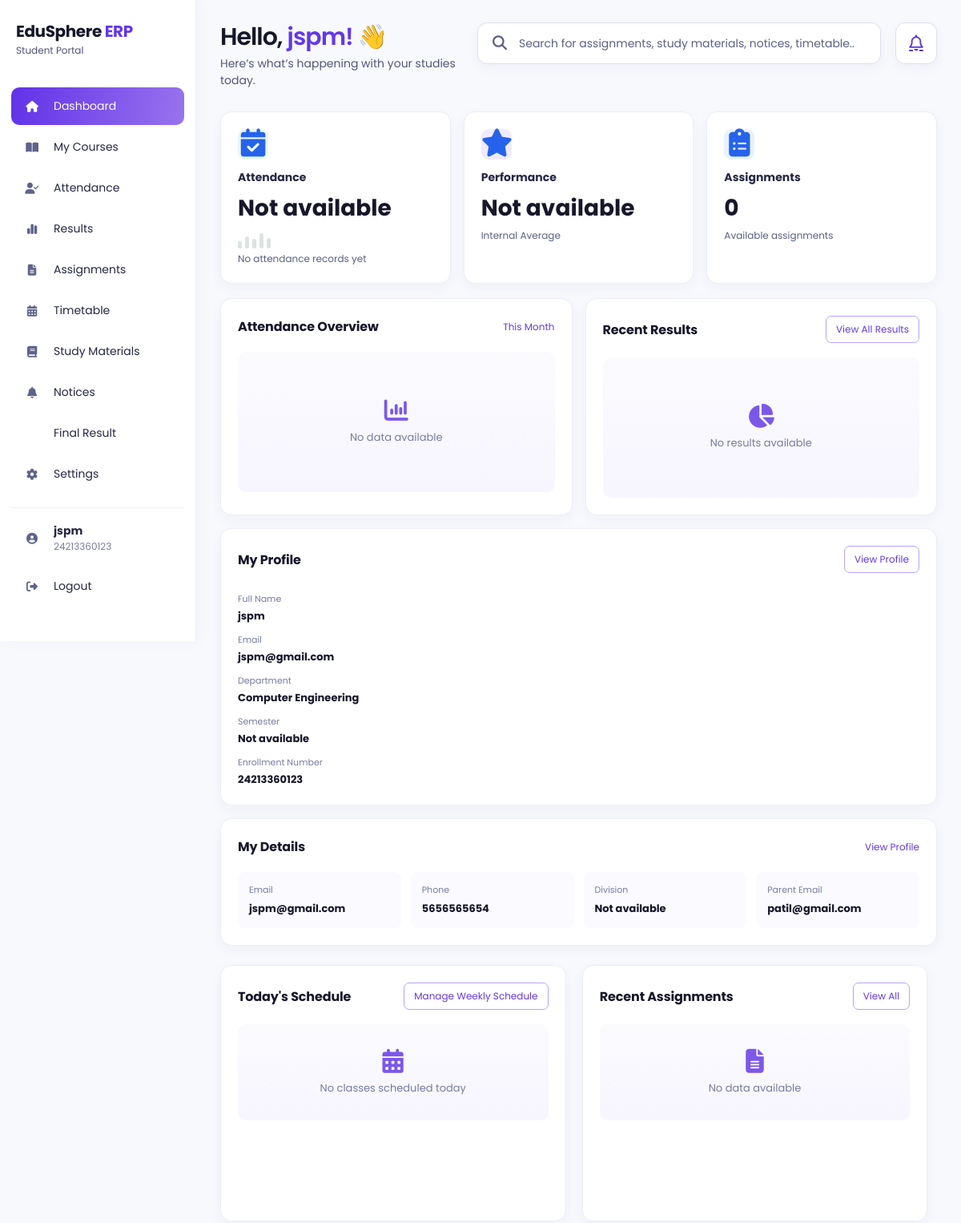
The app's page /student (signed in, upper part), older data.
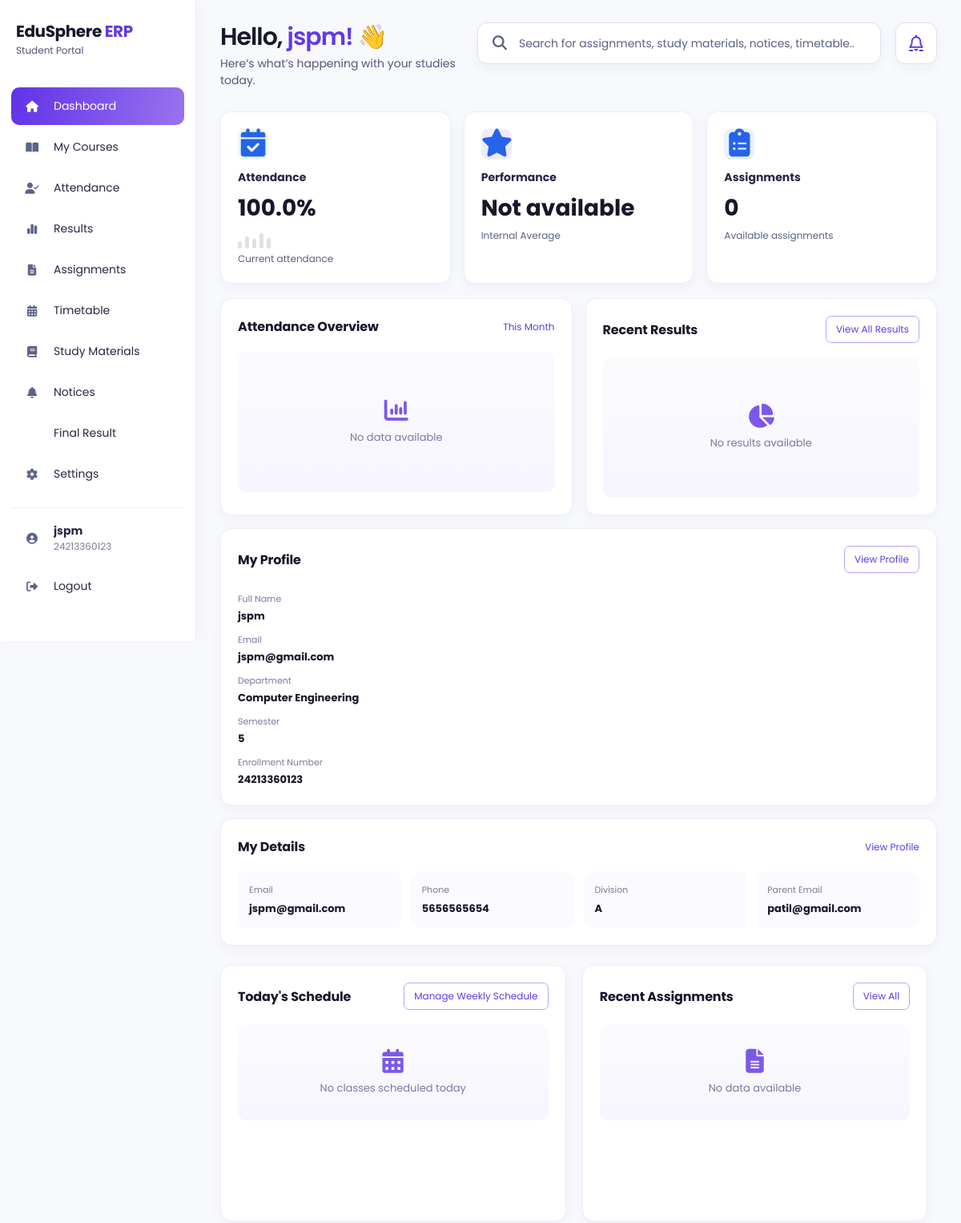
The same page, newer data.
### models/student.py (models this page shows)
class Student(db.Model):
    __tablename__ = "students"
    id = db.Column(
        db.Integer,
        primary_key=True
    )
    user_id = db.Column(
        db.Integer,
        db.ForeignKey("users.id"),
        nullable=False
    )
    roll_no = db.Column(
        db.String(20),
        unique=True,
        nullable=True
    )
    department = db.Column(
        db.String(50),
        nullable=True
    )
    semester = db.Column(
        db.Integer,
        nullable=True
    )
    division = db.Column(
        db.String(10),
        nullable=True
    )
    parent_email = db.Column(
        db.String(120),
        nullable=True
    )
    phone = db.Column(
        db.String(20),
        nullable=True
    )

### app.py (the view, shortened to what this page needs)
@app.route("/student")
def student():
    user, student_profile = get_current_student_profile()
    if not user:
        flash("Access denied!")
        return redirect(
            url_for("login")
        )
    assignment_query = AcademicMaterial.query.filter_by(
        material_type="Assignment",
        department=student_profile.department,
    )
    pending_assignment_count = assignment_query.count()
    today = datetime.today()
    today_schedule = get_student_schedule_for_day(user.id, today.weekday())
    available_subjects = get_department_subjects(student_profile.department)
    assignment_query = AcademicMaterial.query.filter_by(
        material_type="Assignment",
        department=student_profile.department,
    )
    if available_subjects:
        assignment_query = assignment_query.filter(
            AcademicMaterial.subject.in_(available_subjects)
        )
    recent_assignments = assignment_query.order_by(
        AcademicMaterial.uploaded_at.desc()
    ).limit(5).all()
    calendar_events = AcademicMaterial.query.filter_by(
        material_type="Academic Calendar",
        department=student_profile.department,
    ).order_by(AcademicMaterial.uploaded_at.desc()).all()
    unread_notification_count = StudentNotification.query.filter_by(
        student_user_id=user.id,
    ).filter(StudentNotification.read_at.is_(None)).count()
    today_lectures = WeeklySchedule.query.filter(
        WeeklySchedule.day_of_week == datetime.today().weekday(),
        WeeklySchedule.student_user_id == user.id,
        func.lower(func.trim(WeeklySchedule.teacher)) == user.full_name.strip().lower(),
    ).order_by(WeeklySchedule.start_time).all()
    attendance_overall = get_attendance_summary(user.id)[1]
    internal_results = StudentResult.query.filter_by(student_user_id=user.id, is_internal=True).all()
    internal_percentages = []
    for result in internal_results:
        try:
            if result.out_of_marks and float(result.out_of_marks) > 0:
                internal_percentages.append(float(result.marks_grade) / float(result.out_of_marks) * 100)
        except (TypeError, ValueError):
            continue
    internal_average = round(sum(internal_percentages) / len(internal_percentages), 2) if internal_percentages else None
    recent_results = []
    return render_template(
        "student.html",
        current_user=user,
        student_profile=student_profile,
        pending_assignment_count=pending_assignment_count,
        attendance_percentage=attendance_overall,
        overall_gpa=f"{internal_average}%" if internal_average is not None else None,
        attendance_overview=[],
        grades_overview=[],
        recent_results=recent_results,
        today_schedule=today_schedule,
        recent_assignments=recent_assignments,
        calendar_events=calendar_events,
        calendar_year=today.year,
        calendar_month=today.strftime("%B"),
        month_grid=calendar_module.monthcalendar(today.year, today.month),
        today_day=today.day,
        unread_notification_count=unread_notification_count,
        today_lectures=today_lectures,
        active_page="dashboard"
    )

### app.py (called while the page is built)
def get_current_student_profile():
    if session.get("role") != "Student" or "user_id" not in session:
        return None, None
    user = db.session.get(User, session["user_id"])
    if not user or user.role != "Student":
        session.clear()
        return None, None
    student_profile = Student.query.filter_by(user_id=user.id).first()
    if not student_profile:
        student_profile = Student(user_id=user.id)
        db.session.add(student_profile)
        db.session.commit()
    return user, student_profile

def get_student_schedule_for_day(user_id, day_of_week=None):
    if day_of_week is None:
        day_of_week = datetime.today().weekday()
    return WeeklySchedule.query.filter(
        WeeklySchedule.student_user_id == user_id,
        WeeklySchedule.day_of_week == day_of_week,
    ).order_by(WeeklySchedule.start_time).all()

### templates/student.html (shortened to what the changed rows need)
<!DOCTYPE html>
<html lang="en">
<head>
    <link rel="stylesheet" href="{{ url_for('static', filename='css/student.css') }}">
    <link rel="stylesheet" href="{{ url_for('static', filename='css/palette.css') }}">
    <link rel="stylesheet" href="https://cdnjs.cloudflare.com/ajax/libs/font-awesome/6.6.0/css/all.min.css">
</head>
<body class="theme-{{ current_user.theme or 'light' }} accent-{{ current_user.accent_color or 'purple' }}">
<div class="sidebar">
    <div class="logo"><h2>EduSphere <span>ERP</span></h2><small>Student Portal</small></div>
</div>
<main class="main">
    <div class="topbar"><div><h1>Hello, <span>{{ current_user.full_name }}!</span> 👋</h1></div></div>
    <div class="cards">
        <a class="card stat-card attendance-card" href="{{ url_for('student_attendance') }}" aria-label="Open Attendance section"><div class="card-icon"><i class="fa-solid fa-calendar-check"></i></div><h3>Attendance</h3><h1>{{ attendance_percentage ~ '%' if attendance_percentage is not none else 'Not available' }}</h1><div class="stat-indicator" aria-label="Attendance data unavailable"><span></span><span></span><span></span><span></span><span></span></div><p>{{ 'Current attendance' if attendance_percentage is not none else 'No attendance records yet' }}</p></a>
        <a class="card stat-card" href="{{ url_for('student_results') }}" aria-label="Open Results section"><h1>{{ overall_gpa if overall_gpa is not none else 'Not available' }}</h1></a>
        <a class="card stat-card" href="{{ url_for('student_assignments') }}" aria-label="Open Assignments section"><h1>{{ pending_assignment_count }}</h1></a>
    </div>
    <div class="dashboard-grid overview-grid">
        <section class="box profile-summary"><div class="profile-summary-details"><div><small>Department</small><strong>{{ student_profile.department or 'Not available' }}</strong></div><div><small>Semester</small><strong>{{ student_profile.semester or 'Not available' }}</strong></div></div></section>
    </div>
    <section class="box details"><div class="detail-grid"><div><small>Phone</small><strong>{{ student_profile.phone or current_user.phone or 'Not available' }}</strong></div><div><small>Division</small><strong>{{ student_profile.division or 'Not available' }}</strong></div><div><small>Parent Email</small><strong>{{ student_profile.parent_email or 'Not available' }}</strong></div></div></section>
</main>
</body>
</html>

Row changes from the older to the newer data that the page shows:
changed Student "Computer Engineering": semester "Not available" → "5"; division "Not available" → "A"
Text that changed along with them:
text no longer shown: "Not available No attendance records yet"
text now shown: "100.0% Current attendance"
